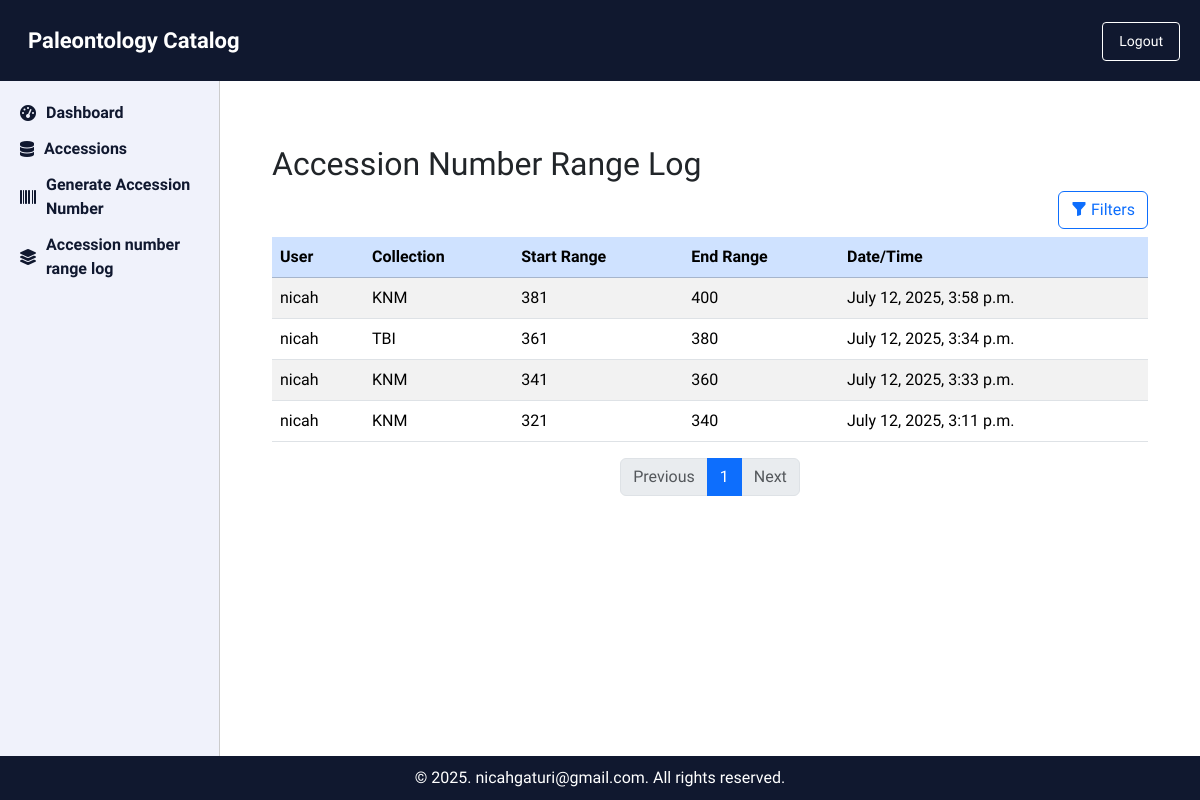
/accession-range-log/ (signed in), run on the app's committed database.
### PaleoApp/models.py (models this page shows, shortened)
class AccessionNumberRangeLog(models.Model):
    user = models.ForeignKey(User, on_delete=models.SET_NULL, null=True, blank=True)
    collection = models.ForeignKey(Collection, on_delete=models.CASCADE)
    start_range = models.PositiveIntegerField()
    end_range = models.PositiveIntegerField()
    generated_at = models.DateTimeField(default=timezone.now)

class Collection(models.Model):
    name = models.CharField(max_length=100)
    abbreviation = models.CharField(max_length=10, blank=True, null=True)
    start_range = models.PositiveIntegerField(null=True, blank=True)
    end_range = models.PositiveIntegerField(null=True, blank=True)

### PaleoApp/views.py (the view)
# urls.py: path('accession-range-log/', views.accession_number_range_log, name='accession_number_range_log'),
@login_required(login_url='login')
def accession_number_range_log(request):
    user_query = request.GET.get('user', '').strip()
    collection_query = request.GET.get('collection', '').strip()
    logs = AccessionNumberRangeLog.objects.select_related('user', 'collection').order_by('-generated_at')
    if user_query:
        logs = logs.filter(user__username__icontains=user_query)
    if collection_query:
        logs = logs.filter(collection__name__icontains=collection_query)
    paginator = Paginator(logs, 10)
    page_number = request.GET.get('page')
    page_obj = paginator.get_page(page_number)
    return render(request, 'PaleoApp/accession_number_range_log.html', {
        'page_obj': page_obj,
    })

### PaleoApp/templates/PaleoApp/accession_number_range_log.html (shortened to what this page needs)
{% extends "base.html" %}
{% load static %}
{% block content %}
<!DOCTYPE html>
<html lang="en">
<head>
    <link href="https://cdn.jsdelivr.net/npm/bootstrap@5.3.2/dist/css/bootstrap.min.css" rel="stylesheet" />
    <link href="https://cdn.jsdelivr.net/npm/bootstrap-icons@1.10.5/font/bootstrap-icons.css" rel="stylesheet" />
</head>
<body>
<div class="container mt-4">
    <h2>Accession Number Range Log</h2>
    <div class="d-flex justify-content-end mb-2">
        <button class="btn btn-outline-primary" type="button" data-bs-toggle="collapse" data-bs-target="#filterPanel" aria-expanded="false" aria-controls="filterPanel">
            <i class="bi bi-funnel-fill"></i> Filters
        </button>
    </div>
    <div class="table-responsive">
        <table class="table table-striped table-hover">
            <thead class="table-primary">
                <tr>
                    <th>User</th>
                    <th>Collection</th>
                    <th>Start Range</th>
                    <th>End Range</th>
                    <th>Date/Time</th>
                </tr>
            </thead>
            <tbody>
                {% for log in page_obj %}
                    <tr>
                        <td>{{ log.user.username }}</td>
                        <td>{{ log.collection.name }}</td>
                        <td>{{ log.start_range }}</td>
                        <td>{{ log.end_range }}</td>
                        <td>{{ log.generated_at }}</td>
                    </tr>
                {% empty %}
                    <tr>
                        <td colspan="5" class="text-center">No range logs found.</td>
                    </tr>
                {% endfor %}
            </tbody>
        </table>
    </div>
    <nav aria-label="Page navigation">
        <ul class="pagination justify-content-center">
            {% if page_obj.has_previous %}
                <li class="page-item">
                    <a class="page-link" href="?{% for key, value in request.GET.items %}{% if key != 'page' %}{{ key }}={{ value }}&{% endif %}{% endfor %}page={{ page_obj.previous_page_number }}">Previous</a>
                </li>
            {% else %}
                <li class="page-item disabled"><span class="page-link">Previous</span></li>
            {% endif %}
            {% for i in page_obj.paginator.page_range %}
                {% if page_obj.number == i %}
                    <li class="page-item active"><span class="page-link">{{ i }}</span></li>
                {% elif i > page_obj.number|add:'-3' and i < page_obj.number|add:'3' %}
                    <li class="page-item">
                        <a class="page-link" href="?{% for key, value in request.GET.items %}{% if key != 'page' %}{{ key }}={{ value }}&{% endif %}{% endfor %}page={{ i }}">{{ i }}</a>
                    </li>
                {% endif %}
            {% endfor %}
            {% if page_obj.has_next %}
                <li class="page-item">
                    <a class="page-link" href="?{% for key, value in request.GET.items %}{% if key != 'page' %}{{ key }}={{ value }}&{% endif %}{% endfor %}page={{ page_obj.next_page_number }}">Next</a>
                </li>
            {% else %}
                <li class="page-item disabled"><span class="page-link">Next</span></li>
            {% endif %}
        </ul>
    </nav>
</div>
</body>
</html>
{% endblock %}

### PaleoApp/static/css/style.css (style rules this page uses)
* { padding: 0; margin: 0; box-sizing: border-box; font-family: 'Mulish', sans-serif; transition: 0.3s all ease-in-out; }
html, body { height: 100%; }
body { display: flex; flex-direction: column; background-color: #fff; }

### data on the page
AccessionNumberRangeLog: user.username "nicah", collection.name "KNM", start_range "381", end_range "400", generated_at "July 12, 2025, 3:58 p.m."
AccessionNumberRangeLog: user.username "nicah", collection.name "TBI", start_range "361", end_range "380", generated_at "July 12, 2025, 3:34 p.m."
AccessionNumberRangeLog: user.username "nicah", collection.name "KNM", start_range "341", end_range "360", generated_at "July 12, 2025, 3:33 p.m."
AccessionNumberRangeLog: user.username "nicah", collection.name "KNM", start_range "321", end_range "340", generated_at "July 12, 2025, 3:11 p.m."

### other printed values
{{ i }} "1"
